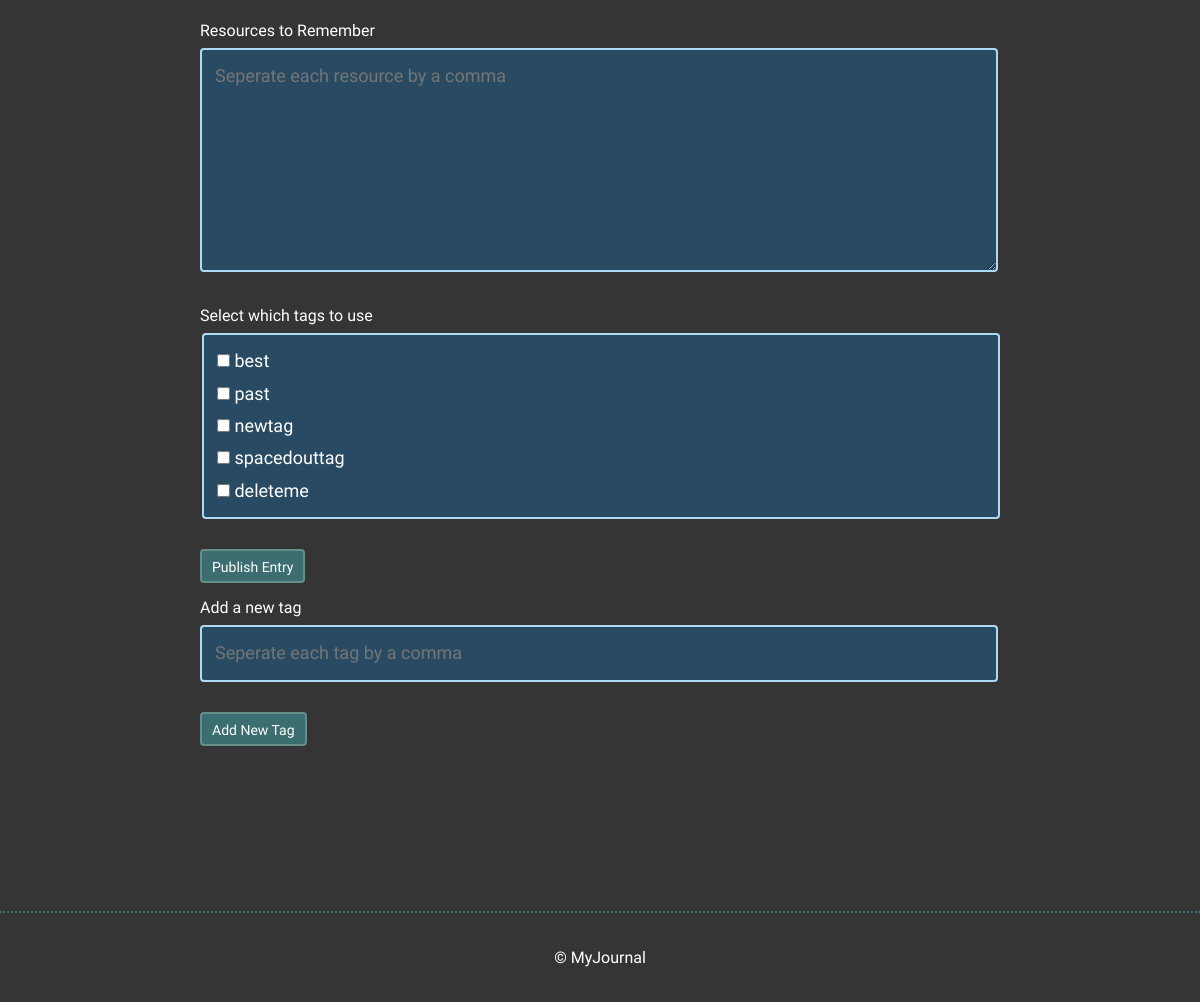
/new.php (lower part), run on an earlier commit of the app's database.
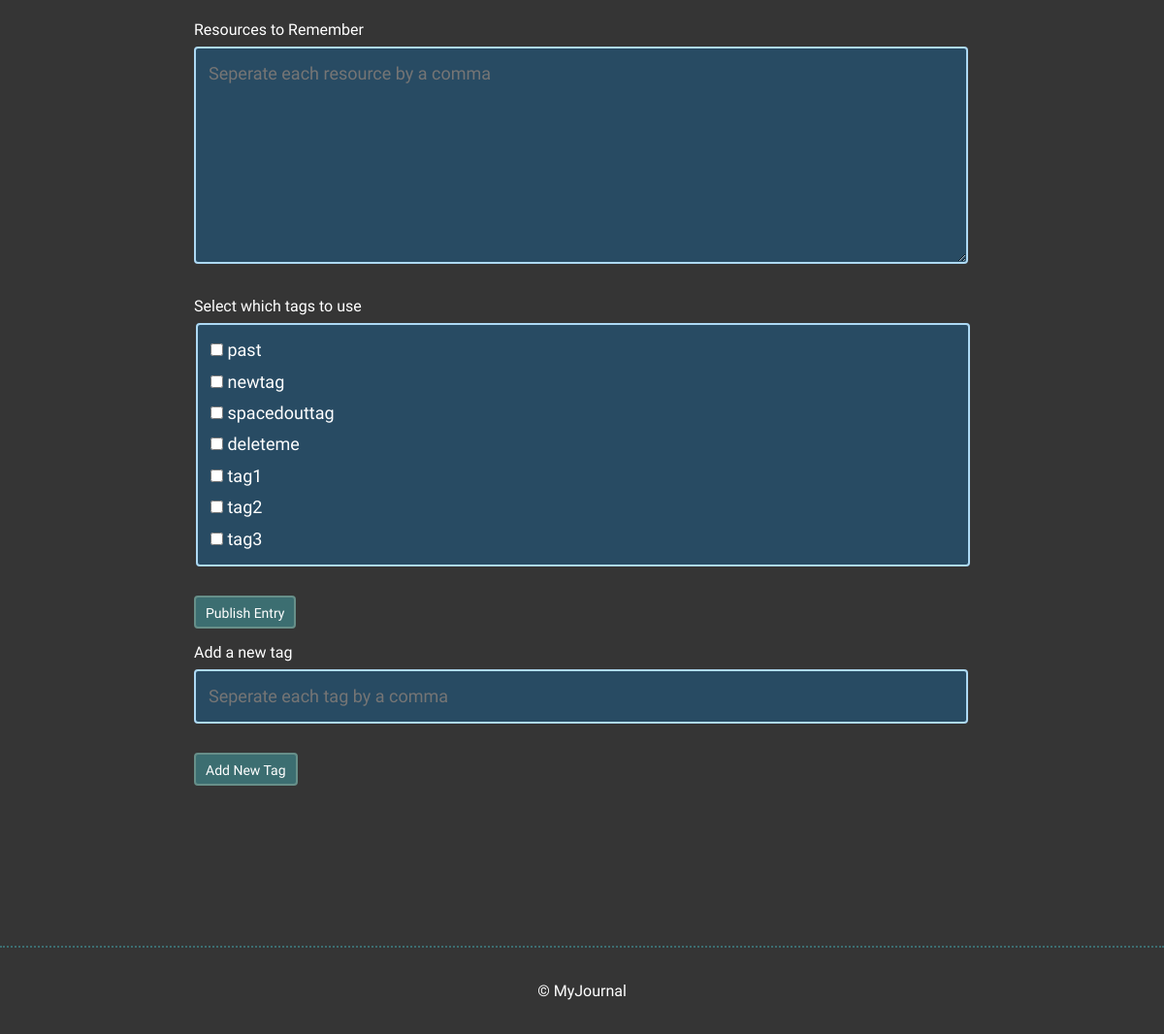
And on a later commit of the database.
### tables this page shows
CREATE TABLE "tags" (
	"id"	INTEGER PRIMARY KEY AUTOINCREMENT,
	"tags"	TEXT NOT NULL
);

### inc/functions.php (called while the page is built, shortened)
<?php
function get_tags() {
    include ("connection.php");
    try {
        $sql = "SELECT * FROM TAGS";
        $stmt = $db->prepare($sql);
        $stmt->execute();
        $results = $stmt->fetchAll(PDO::FETCH_ASSOC);
        return $results;
    } catch (Exception $e) {
        echo "Unable to query DB" . $e->getMessage();
    }
}
?>

### new.php (the view, shortened to what this page needs)
<?php include ("inc/header.php"); ?>
<?php
$tags = get_tags();
?>
        <section>
            <div class="container">
                <div class="new-entry">
                    <form method="post" action="new.php">
                        <input id="title" type="text" name="title" required><br>
                        <input id="date" type="date" min="1995-01-01" max="<?php echo date("Y-m-d"); ?>" name="date" required><br>
                        <input id="time-spent" type="text" name="time_spent" required><br>
                        <label for="resources-to-remember">Resources to Remember</label>
                        <textarea id="resources-to-remember" rows="5" name="resources" placeholder="Seperate each resource by a comma"></textarea>
                        <label for="tags">Select which tags to use</label>
                        <fieldset class="checkbox" >
                        <?php foreach($tags as $tag){
                            echo "<input type=\"checkbox\" name=\"tagId[]\" value=" . $tag['id'] . "> " . $tag['tags'] . "<br>";
                        }
                        ?>
                         </fieldset>
                        <input type="submit" value="Publish Entry" class="button">
                    </form>
                    <form method="post" action="inc/newtag.php">
                    <label for="newTag">Add a new tag</label>
                        <input type="text" id="newTag" name="newTag" placeholder="Seperate each tag by a comma" required>
                        <input type="submit" value="Add New Tag" class="button">
                    </form>
                </div>
            </div>
        </section>
<?php include ("inc/footer.php"); ?>

What changed in the data, as far as the page shows it:
removed tags: tags "best"
added tags: tags "tag1"
added tags: tags "tag2"
added tags: tags "tag3"
